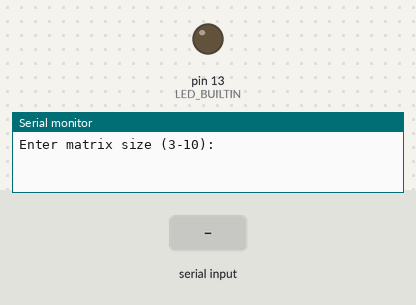
Bench run of a sketch on a simulated Arduino Uno, built with avr-gcc and run on an emulated ATmega328P. Parts: output pins drawn as LEDs (lit = HIGH), the last lines printed to the serial monitor. The inputs (shaded band) are chosen by the test bench.

Above: at 1.2 s.
1.3 s: "5\n" received over Serial
At 1.7 s:
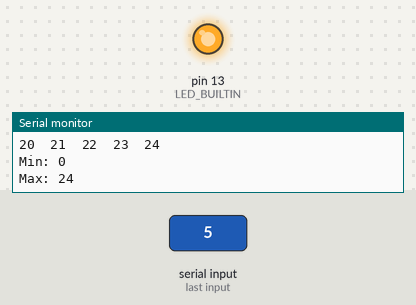
3.8 s: "90,45\n" received over Serial
Timing chart, 0 to 6.8 s (numbered marks = the images above; inputs shaded):
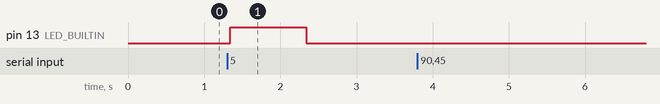

Measured:
- after the input at 1.3 s, pin 13 (LED_BUILTIN): LOW → HIGH at once, → LOW 1.0 s later

The sketch:

M8DIPSW_SERIAL.ino
```cpp
const int MAX_SIZE = 10;
int matrix[MAX_SIZE][MAX_SIZE];

void setup() {
	Serial.begin(9600);
	pinMode(LED_BUILTIN, OUTPUT);
}

void loop() {
	int size = 0;

	while (true) {
		Serial.print("Enter matrix size (3-10): ");
		while (!Serial.available());
		size = Serial.parseInt();
		if (size >= 3 && size <= MAX_SIZE) {
			break;
		}
		Serial.println("Invalid size!");
	}

	for (int i = 0; i < size; i++) {
		for (int j = 0; j < size; j++) {
			matrix[i][j] = i * size + j;
		}
	}

	int minVal = matrix[0][0];
	int maxVal = matrix[0][0];
	for (int i = 0; i < size; i++) {
		for (int j = 0; j < size; j++) {
			if (matrix[i][j] < minVal) {
				minVal = matrix[i][j];
			}
			if (matrix[i][j] > maxVal) {
				maxVal = matrix[i][j];
			}
		}
	}

	Serial.println("Matrix:");
	for (int i = 0; i < size; i++) {
		for (int j = 0; j < size; j++) {
			Serial.print(matrix[i][j]);
			Serial.print('\t');
		}
		Serial.println();
	}

	Serial.print("Min: ");
	Serial.println(minVal);
	Serial.print("Max: ");
	Serial.println(maxVal);

	digitalWrite(LED_BUILTIN, HIGH);
	delay(1000);
	digitalWrite(LED_BUILTIN, LOW);
	delay(1000);
}
```
